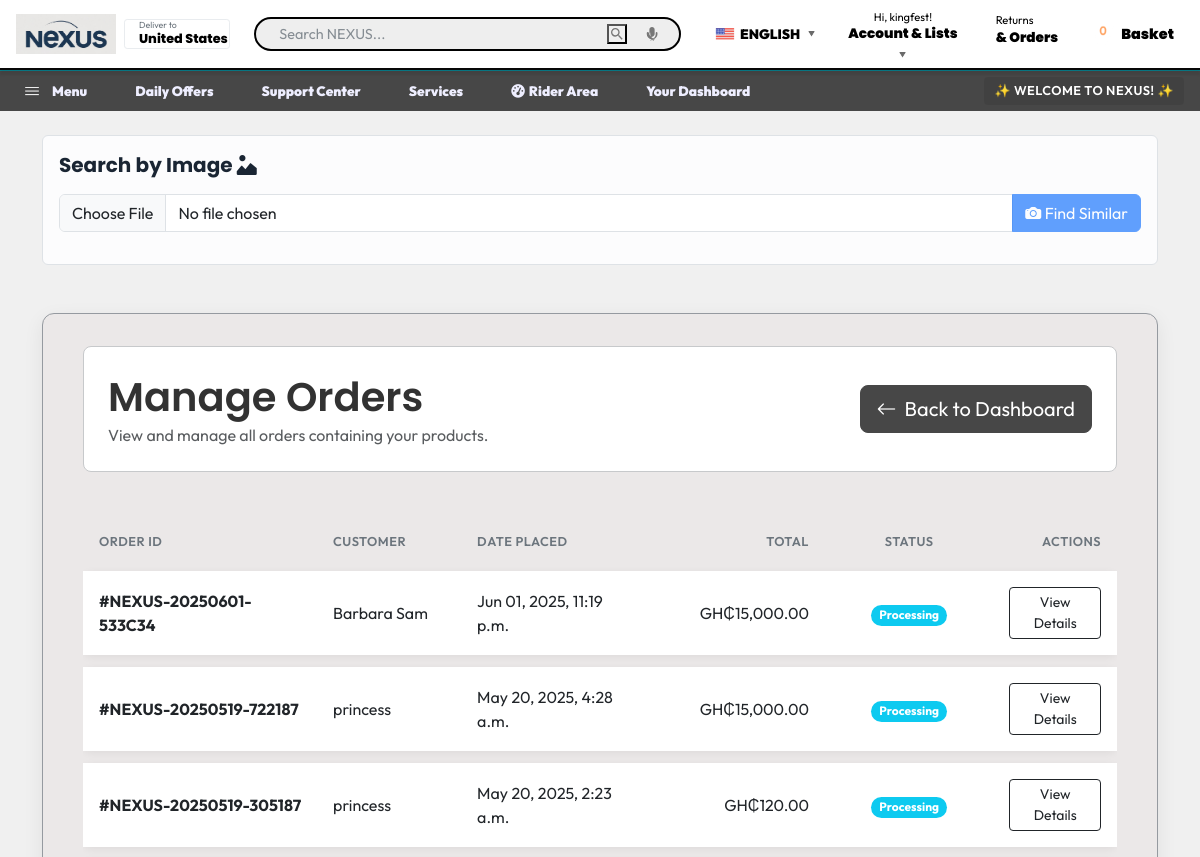
Page /dashboard/orders/ (signed in, upper part) on the earlier database version.
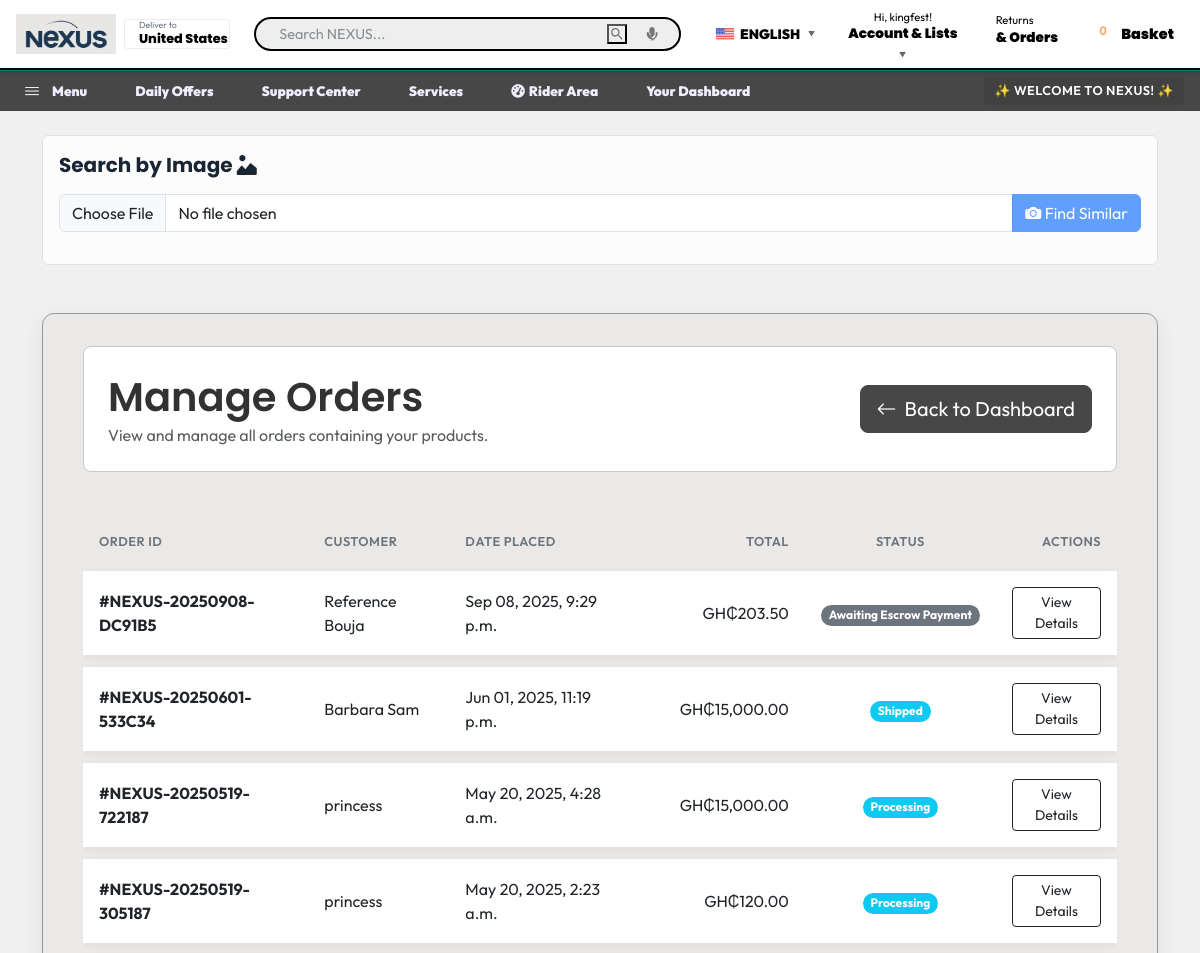
Same page on the later database version.
### core/models.py (models this page shows, shortened)
class Order(models.Model):
    STATUS_CHOICES = (
        ('PENDING', _('Pending Payment Choice')),
        ('AWAITING_ESCROW_PAYMENT', _('Awaiting Escrow Payment')),
        ('AWAITING_DIRECT_PAYMENT', _('Awaiting Direct Payment')),
        ('ON_HOLD_FRAUD_REVIEW', _('On Hold (Fraud Review)')),
        ('PROCESSING', _('Processing')), # Payment received, work can begin
        ('IN_PROGRESS', _('Service In Progress')), # Can be used alongside PROCESSING for services
        ('SHIPPED', _('Shipped')), # For physical products
        ('DELIVERED', _('Delivered')), # Rider/Vendor marks as delivered
        ('PENDING_PAYOUT', _('Pending Payout')), # Customer confirms, ready for admin to pay out
        ('COMPLETED', _('Completed & Paid Out')), # Final state after payout
        ('CANCELLED', _('Cancelled')),
        ('REFUNDED', _('Refunded')),
        ('DISPUTED', _('Disputed')),
    )
    PAYMENT_METHOD_CHOICES = (
        ('escrow', _('Escrow (Paystack)')),
        ('direct', _('Direct Arrangement')),
        ('paypal', _('PayPal')),
    )
    promotion = models.ForeignKey(
        'Promotion',
        on_delete=models.SET_NULL,
        null=True,
        blank=True,
        related_name='orders',
        help_text=_("The promotion applied to this order, if any.")
    )
    discount_amount = models.DecimalField(
        _("Discount Amount"),
        max_digits=10,
        decimal_places=2,
        default=Decimal('0.00'),
        help_text=_("The total discount amount applied to the order.")
    )
    user = models.ForeignKey(settings.AUTH_USER_MODEL, related_name='orders', on_delete=models.SET_NULL, null=True, blank=True)
    order_id = models.CharField(max_length=120, unique=True, blank=True, help_text="Unique order identifier. Auto-generated.")
    created_at = models.DateTimeField(auto_now_add=True, db_index=True)
    updated_at = models.DateTimeField(auto_now=True)
    status = models.CharField(max_length=30, choices=STATUS_CHOICES, default='PENDING', db_index=True) # Default to new initial status
    platform_delivery_fee = models.DecimalField(max_digits=10, decimal_places=2, default=Decimal('0.00'), verbose_name=_("Platform (Nexus) Delivery Fee Component"))
    delivery_fee = models.DecimalField(max_digits=10, decimal_places=2, default=Decimal('0.00'), verbose_name=_("Order Delivery Fee"))
    total_amount = models.DecimalField(max_digits=12, decimal_places=2, default=Decimal('0.00'))
    currency = models.CharField(max_length=3, default='GHS', help_text=_("Currency of the order (e.g., GHS, USD)"))
    ordered = models.BooleanField(default=False) # Indicates if checkout process started (useful for finding pending orders)
    shipping_address = models.ForeignKey(Address, related_name='shipping_orders', on_delete=models.SET_NULL, null=True, blank=True)
    billing_address = models.ForeignKey(Address, related_name='billing_orders', on_delete=models.SET_NULL, null=True, blank=True)
    shipping_address_text = models.TextField(blank=True, null=True, help_text="Snapshot of shipping address at time of order.")
    billing_address_text = models.TextField(blank=True, null=True, help_text="Snapshot of billing address at time of order.")
    transaction_id = models.CharField(max_length=255, blank=True, null=True, help_text="Payment gateway transaction ID.")
    notes = models.TextField(blank=True, null=True, help_text="Internal notes about the order.")
    payment_method = models.CharField(
        max_length=10,
        choices=PAYMENT_METHOD_CHOICES,
        blank=True, # Allow blank initially until choice is made
        null=True   # Allow null initially
    )
    paystack_ref = models.CharField(max_length=100, blank=True, null=True, help_text="Paystack transaction reference for verification.")
    tip_amount = models.DecimalField(
        _("Rider Tip Amount"), max_digits=10, decimal_places=2,
        default=Decimal('0.00'),
        help_text=_("Amount tipped to the rider by the customer.")
    )
    customer_confirmed_delivery_at = models.DateTimeField(null=True, blank=True, verbose_name=_("Customer Confirmed Delivery/Completion"))
    class Meta:
        ordering = ('-created_at',)
        verbose_name = 'Order'
        verbose_name_plural = 'Orders'

### authapp/models.py (models this page shows, shortened)
class CustomUser(AbstractUser):
    email = models.EmailField(
        _("email address"),
        unique=True, # <<< Add this if you want unique emails
        help_text=_("Required. Emails must be unique.")
    )
    bio = models.TextField(blank=True, null=True, help_text="A short biography.")
    date_of_birth = models.DateField(blank=True, null=True, verbose_name=_("Date of Birth"))
    profile_picture = models.ImageField(upload_to='profile_pics/', blank=True, null=True, verbose_name=_("Profile Picture")) # Added from a previous version
    public_phone_number = models.CharField(max_length=20, blank=True, null=True, verbose_name=_("Public Phone Number"))
    public_email_contact = models.EmailField(max_length=255, blank=True, null=True, verbose_name=_("Public Contact Email")) # Renamed to avoid clash with user's login email
    website_url = models.URLField(max_length=255, blank=True, null=True, verbose_name=_("Website URL"))
    facebook_url = models.URLField(max_length=255, blank=True, null=True, verbose_name=_("Facebook Profile URL"))
    instagram_url = models.URLField(max_length=255, blank=True, null=True, verbose_name=_("Instagram Profile URL"))
    twitter_url = models.URLField(max_length=255, blank=True, null=True, verbose_name=_("Twitter (X) Profile URL"))
    linkedin_url = models.URLField(max_length=255, blank=True, null=True, verbose_name=_("LinkedIn Profile URL"))
    whatsapp_number = models.CharField(max_length=20, blank=True, null=True,
                                       verbose_name=_("WhatsApp Number"),
                                       help_text=_("Include country code, e.g., +12345678900. This will be visible."))
    is_service_provider = models.BooleanField(default=False, verbose_name=_("Is Service Provider"), help_text=_("Designates whether this user is an active service provider."))

### core/views.py (the view)
# urls.py: path('dashboard/orders/', views.VendorOrderListView.as_view(), name='vendor_order_list'),
class VendorOrderListView(LoginRequiredMixin, IsVendorMixin, ListView):
    model = Order
    template_name = 'core/vendor_order_list.html'
    context_object_name = 'orders'
    paginate_by = 15
    def get_queryset(self):
        vendor = self.request.user.vendor_profile
        return Order.objects.filter(items__product__vendor=vendor).distinct().order_by('-created_at')

### core/context_processors.py (called while the page is built)
def provider_info(request):
    is_provider = False
    if request.user.is_authenticated:
        is_provider = Service.objects.filter(provider=request.user).exists()
    return {'is_provider': is_provider}

def categories_processor(request):
    menu_categories = Category.objects.filter(is_active=True, parent__isnull=True).annotate(
        product_count=Count('products')).order_by('name')
    return {'menu_categories': menu_categories}

def unread_message_count(request):
    if not request.user.is_authenticated:
        return {'unread_message_count': 0}
    count = Message.objects.filter(
        conversation__participants=request.user,
        is_read=False
    ).exclude(sender=request.user).count()
    return {'unread_message_count': count}

### core/models.py (called while the page is built)
    def get_absolute_url(self):
        return reverse('core:category_detail', kwargs={'category_slug': self.slug})

### core/templatetags/rider_tags.py (called while the page is built)
@register.filter
def can_apply_as_rider(user):
    if not user.is_authenticated:
        return False
    return not RiderProfile.objects.filter(user=user).exists()

@register.filter
def has_rider_profile(user):
    if not user.is_authenticated:
        return False
    return RiderProfile.objects.filter(user=user).exists()

### templates/core/vendor_order_list.html (shortened to what this page needs)
{% extends "base.html" %}
{% load static i18n humanize query_params %}
{% block extra_css %}
    <link rel="stylesheet" href="https://cdn.jsdelivr.net/npm/bootstrap-icons@1.10.5/font/bootstrap-icons.css">
{% endblock extra_css %}
{% block content %}
<div class="container mt-5 mb-5">
    <div class="list-container">
        <div class="page-header">
            <div>
                <h1>{% trans "Manage Orders" %}</h1>
                <p class="text-muted mb-0">{% trans "View and manage all orders containing your products." %}</p>
            </div>
            <a href="{% url 'core:vendor_dashboard' %}" class="btn btn-lg btn-outline-secondary">
                <i class="bi bi-arrow-left me-2"></i>{% trans "Back to Dashboard" %}
            </a>
        </div>
        {% if orders %}
            <div class="table-responsive">
                <table class="table table-hover table-vcenter mb-0">
                    <thead>
                        <tr>
                            <th scope="col">{% trans "Order ID" %}</th>
                            <th scope="col">{% trans "Customer" %}</th>
                            <th scope="col">{% trans "Date Placed" %}</th>
                            <th scope="col" class="text-end">{% trans "Total" %}</th>
                            <th scope="col" class="text-center">{% trans "Status" %}</th>
                            <th scope="col" class="text-end">{% trans "Actions" %}</th>
                        </tr>
                    </thead>
                    <tbody>
                        {% for order in orders %}
                        <tr>
                            <td><a href="{% url 'core:vendor_order_detail' pk=order.pk %}" class="fw-bold text-decoration-none text-dark">#{{ order.order_id }}</a></td>
                            <td>{{ order.user.get_full_name|default:order.user.username }}</td>
                            <td>{{ order.created_at|date:"M d, Y, P" }}</td>
                            <td class="text-end">GH₵{{ order.total_amount|floatformat:2|intcomma }}</td>
                            <td class="text-center"><span class="badge rounded-pill
                                {% if order.status == 'COMPLETED' or order.status == 'DELIVERED' %}bg-success
                                {% elif order.status == 'CANCELLED' or order.status == 'REFUNDED' %}bg-danger
                                {% elif order.status == 'PROCESSING' or order.status == 'SHIPPED' %}bg-info
                                {% elif order.status == 'PENDING_PAYOUT' %}bg-primary
                                {% else %}bg-secondary{% endif %}">{{ order.get_status_display }}</span></td>
                            <td class="text-end">
                                <a href="{% url 'core:vendor_order_detail' pk=order.pk %}" class="btn btn-sm btn-outline-dark">{% trans "View Details" %}</a>
                            </td>
                        </tr>
                        {% endfor %}
                    </tbody>
                </table>
            </div>
        {% else %}
            <div class="text-center py-5">
                <i class="bi bi-receipt-cutoff" style="font-size: 3rem; color: #6c757d;"></i>
                <h4 class="mt-3">{% trans "No Orders Found" %}</h4>
                <p class="text-muted">{% trans "You do not have any orders containing your products at the moment." %}</p>
            </div>
        {% endif %}
    </div>
</div>
{% endblock content %}

Differences in the rows shown:
added Order: order_id "NEXUS-20250908-DC91B5", user.get_full_name "Reference Bouja", created_at "Sep 08, 2025, 9:29 p.m.", total_amount "203.50", status "Awaiting Escrow Payment"
changed Order "NEXUS-20250601-533C34": status "Processing" → "Shipped"
